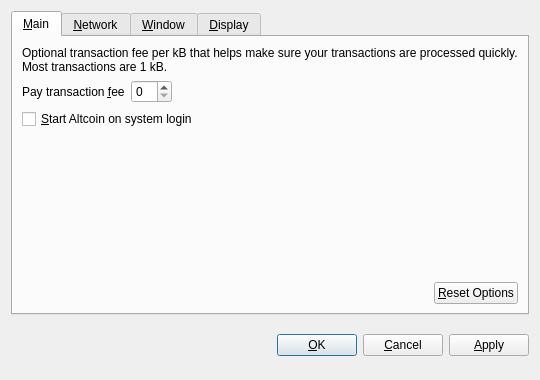
<?xml version="1.0" encoding="UTF-8"?>
<ui version="4.0">
 <class>OptionsDialog</class>
 <widget class="QDialog" name="OptionsDialog">
  <property name="geometry">
   <rect>
    <x>0</x>
    <y>0</y>
    <width>540</width>
    <height>380</height>
   </rect>
  </property>
  <property name="windowTitle">
   <string>Options</string>
  </property>
  <property name="modal">
   <bool>true</bool>
  </property>
  <layout class="QVBoxLayout" name="verticalLayout">
   <item>
    <widget class="QTabWidget" name="tabWidget">
     <property name="tabPosition">
      <enum>QTabWidget::North</enum>
     </property>
     <property name="currentIndex">
      <number>0</number>
     </property>
     <widget class="QWidget" name="tabMain">
      <attribute name="title">
       <string>&amp;Main</string>
      </attribute>
      <layout class="QVBoxLayout" name="verticalLayout_Main">
       <item>
        <widget class="QLabel" name="transactionFeeInfoLabel">
         <property name="text">
          <string>Optional transaction fee per kB that helps make sure your transactions are processed quickly. Most transactions are 1 kB.</string>
         </property>
         <property name="textFormat">
          <enum>Qt::PlainText</enum>
         </property>
         <property name="wordWrap">
          <bool>true</bool>
         </property>
        </widget>
       </item>
       <item>
        <layout class="QHBoxLayout" name="horizontalLayout_1_Main">
         <item>
          <widget class="QLabel" name="transactionFeeLabel">
           <property name="text">
            <string>Pay transaction &amp;fee</string>
           </property>
           <property name="textFormat">
            <enum>Qt::PlainText</enum>
           </property>
           <property name="buddy">
            <cstring>transactionFee</cstring>
           </property>
          </widget>
         </item>
         <item>
          <widget class="BitcoinAmountField" name="transactionFee"/>
         </item>
         <item>
          <spacer name="horizontalSpacer_1_Main">
           <property name="orientation">
            <enum>Qt::Horizontal</enum>
           </property>
           <property name="sizeHint" stdset="0">
            <size>
             <width>40</width>
             <height>20</height>
            </size>
           </property>
          </spacer>
         </item>
        </layout>
       </item>
       <item>
        <widget class="QCheckBox" name="bitcoinAtStartup">
         <property name="toolTip">
          <string>Automatically start Altcoin after logging in to the system.</string>
         </property>
         <property name="text">
          <string>&amp;Start Altcoin on system login</string>
         </property>
        </widget>
       </item>
       <item>
        <spacer name="verticalSpacer_Main">
         <property name="orientation">
          <enum>Qt::Vertical</enum>
         </property>
         <property name="sizeHint" stdset="0">
          <size>
           <width>20</width>
           <height>40</height>
          </size>
         </property>
        </spacer>
       </item>
       <item>
        <layout class="QHBoxLayout" name="horizontalLayout_2_Main">
         <item>
          <spacer name="horizontalSpacer_2_Main">
           <property name="orientation">
            <enum>Qt::Horizontal</enum>
           </property>
           <property name="sizeHint" stdset="0">
            <size>
             <width>40</width>
             <height>20</height>
            </size>
           </property>
          </spacer>
         </item>
         <item>
          <widget class="QPushButton" name="resetButton">
           <property name="toolTip">
            <string>Reset all client options to default.</string>
           </property>
           <property name="text">
            <string>&amp;Reset Options</string>
           </property>
           <property name="autoDefault">
            <bool>false</bool>
           </property>
          </widget>
         </item>
        </layout>
       </item>
      </layout>
     </widget>
     <widget class="QWidget" name="tabNetwork">
      <attribute name="title">
       <string>&amp;Network</string>
      </attribute>
      <layout class="QVBoxLayout" name="verticalLayout_Network">
       <item>
        <widget class="QCheckBox" name="mapPortUpnp">
         <property name="toolTip">
          <string>Automatically open the Altcoin client port on the router. This only works when your router supports UPnP and it is enabled.</string>
         </property>
         <property name="text">
          <string>Map port using &amp;UPnP</string>
         </property>
        </widget>
       </item>
       <item>
        <widget class="QCheckBox" name="connectSocks">
         <property name="toolTip">
          <string>Connect to the Altcoin network through a SOCKS proxy (e.g. when connecting through Tor).</string>
         </property>
         <property name="text">
          <string>&amp;Connect through SOCKS proxy:</string>
         </property>
        </widget>
       </item>
       <item>
        <layout class="QHBoxLayout" name="horizontalLayout_Network">
         <item>
          <widget class="QLabel" name="proxyIpLabel">
           <property name="text">
            <string>Proxy &amp;IP:</string>
           </property>
           <property name="textFormat">
            <enum>Qt::PlainText</enum>
           </property>
           <property name="buddy">
            <cstring>proxyIp</cstring>
           </property>
          </widget>
         </item>
         <item>
          <widget class="QValidatedLineEdit" name="proxyIp">
           <property name="maximumSize">
            <size>
             <width>140</width>
             <height>16777215</height>
            </size>
           </property>
           <property name="toolTip">
            <string>IP address of the proxy (e.g. 127.0.0.1)</string>
           </property>
          </widget>
         </item>
         <item>
          <widget class="QLabel" name="proxyPortLabel">
           <property name="text">
            <string>&amp;Port:</string>
           </property>
           <property name="textFormat">
            <enum>Qt::PlainText</enum>
           </property>
           <property name="buddy">
            <cstring>proxyPort</cstring>
           </property>
          </widget>
         </item>
         <item>
          <widget class="QLineEdit" name="proxyPort">
           <property name="maximumSize">
            <size>
             <width>55</width>
             <height>16777215</height>
            </size>
           </property>
           <property name="toolTip">
            <string>Port of the proxy (e.g. 9050)</string>
           </property>
          </widget>
         </item>
         <item>
          <widget class="QLabel" name="socksVersionLabel">
           <property name="text">
            <string>SOCKS &amp;Version:</string>
           </property>
           <property name="textFormat">
            <enum>Qt::PlainText</enum>
           </property>
           <property name="buddy">
            <cstring>socksVersion</cstring>
           </property>
          </widget>
         </item>
         <item>
          <widget class="QValueComboBox" name="socksVersion">
           <property name="toolTip">
            <string>SOCKS version of the proxy (e.g. 5)</string>
           </property>
          </widget>
         </item>
         <item>
          <spacer name="horizontalSpacer_Network">
           <property name="orientation">
            <enum>Qt::Horizontal</enum>
           </property>
           <property name="sizeHint" stdset="0">
            <size>
             <width>40</width>
             <height>20</height>
            </size>
           </property>
          </spacer>
         </item>
        </layout>
       </item>
       <item>
        <spacer name="verticalSpacer_Network">
         <property name="orientation">
          <enum>Qt::Vertical</enum>
         </property>
         <property name="sizeHint" stdset="0">
          <size>
           <width>20</width>
           <height>40</height>
          </size>
         </property>
        </spacer>
       </item>
      </layout>
     </widget>
     <widget class="QWidget" name="tabWindow">
      <attribute name="title">
       <string>&amp;Window</string>
      </attribute>
      <layout class="QVBoxLayout" name="verticalLayout_Window">
       <item>
        <widget class="QCheckBox" name="minimizeToTray">
         <property name="toolTip">
          <string>Show only a tray icon after minimizing the window.</string>
         </property>
         <property name="text">
          <string>&amp;Minimize to the tray instead of the taskbar</string>
         </property>
        </widget>
       </item>
       <item>
        <widget class="QCheckBox" name="minimizeOnClose">
         <property name="toolTip">
          <string>Minimize instead of exit the application when the window is closed. When this option is enabled, the application will be closed only after selecting Quit in the menu.</string>
         </property>
         <property name="text">
          <string>M&amp;inimize on close</string>
         </property>
        </widget>
       </item>
       <item>
        <spacer name="verticalSpacer_Window">
         <property name="orientation">
          <enum>Qt::Vertical</enum>
         </property>
         <property name="sizeHint" stdset="0">
          <size>
           <width>20</width>
           <height>40</height>
          </size>
         </property>
        </spacer>
       </item>
      </layout>
     </widget>
     <widget class="QWidget" name="tabDisplay">
      <attribute name="title">
       <string>&amp;Display</string>
      </attribute>
      <layout class="QVBoxLayout" name="verticalLayout_Display">
       <item>
        <layout class="QHBoxLayout" name="horizontalLayout_1_Display">
         <item>
          <widget class="QLabel" name="langLabel">
           <property name="text">
            <string>User Interface &amp;language:</string>
           </property>
           <property name="textFormat">
            <enum>Qt::PlainText</enum>
           </property>
           <property name="buddy">
            <cstring>lang</cstring>
           </property>
          </widget>
         </item>
         <item>
          <widget class="QValueComboBox" name="lang">
           <property name="toolTip">
            <string>The user interface language can be set here. This setting will take effect after restarting Altcoin.</string>
           </property>
          </widget>
         </item>
        </layout>
       </item>
       <item>
        <layout class="QHBoxLayout" name="horizontalLayout_2_Display">
         <item>
          <widget class="QLabel" name="unitLabel">
           <property name="text">
            <string>&amp;Unit to show amounts in:</string>
           </property>
           <property name="textFormat">
            <enum>Qt::PlainText</enum>
           </property>
           <property name="buddy">
            <cstring>unit</cstring>
           </property>
          </widget>
         </item>
         <item>
          <widget class="QValueComboBox" name="unit">
           <property name="toolTip">
            <string>Choose the default subdivision unit to show in the interface and when sending coins.</string>
           </property>
          </widget>
         </item>
        </layout>
       </item>
       <item>
        <widget class="QCheckBox" name="displayAddresses">
         <property name="toolTip">
          <string>Whether to show Altcoin addresses in the transaction list or not.</string>
         </property>
         <property name="text">
          <string>&amp;Display addresses in transaction list</string>
         </property>
        </widget>
       </item>
       <item>
        <spacer name="verticalSpacer_Display">
         <property name="orientation">
          <enum>Qt::Vertical</enum>
         </property>
         <property name="sizeHint" stdset="0">
          <size>
           <width>20</width>
           <height>40</height>
          </size>
         </property>
        </spacer>
       </item>
      </layout>
     </widget>
    </widget>
   </item>
   <item>
    <layout class="QHBoxLayout" name="horizontalLayout_Buttons">
     <item>
      <spacer name="horizontalSpacer_1">
       <property name="orientation">
        <enum>Qt::Horizontal</enum>
       </property>
       <property name="sizeHint" stdset="0">
        <size>
         <width>40</width>
         <height>48</height>
        </size>
       </property>
      </spacer>
     </item>
     <item>
      <widget class="QLabel" name="statusLabel">
       <property name="font">
        <font>
         <weight>75</weight>
         <bold>true</bold>
        </font>
       </property>
       <property name="text">
        <string/>
       </property>
       <property name="textFormat">
        <enum>Qt::PlainText</enum>
       </property>
       <property name="wordWrap">
        <bool>true</bool>
       </property>
      </widget>
     </item>
     <item>
      <spacer name="horizontalSpacer_2">
       <property name="orientation">
        <enum>Qt::Horizontal</enum>
       </property>
       <property name="sizeHint" stdset="0">
        <size>
         <width>40</width>
         <height>48</height>
        </size>
       </property>
      </spacer>
     </item>
     <item>
      <widget class="QPushButton" name="okButton">
       <property name="text">
        <string>&amp;OK</string>
       </property>
      </widget>
     </item>
     <item>
      <widget class="QPushButton" name="cancelButton">
       <property name="text">
        <string>&amp;Cancel</string>
       </property>
       <property name="autoDefault">
        <bool>false</bool>
       </property>
      </widget>
     </item>
     <item>
      <widget class="QPushButton" name="applyButton">
       <property name="text">
        <string>&amp;Apply</string>
       </property>
       <property name="autoDefault">
        <bool>false</bool>
       </property>
      </widget>
     </item>
    </layout>
   </item>
  </layout>
 </widget>
 <customwidgets>
  <customwidget>
   <class>BitcoinAmountField</class>
   <extends>QSpinBox</extends>
   <header>bitcoinamountfield.h</header>
  </customwidget>
  <customwidget>
   <class>QValueComboBox</class>
   <extends>QComboBox</extends>
   <header>qvaluecombobox.h</header>
  </customwidget>
  <customwidget>
   <class>QValidatedLineEdit</class>
   <extends>QLineEdit</extends>
   <header>qvalidatedlineedit.h</header>
  </customwidget>
 </customwidgets>
 <resources/>
 <connections/>
</ui>
